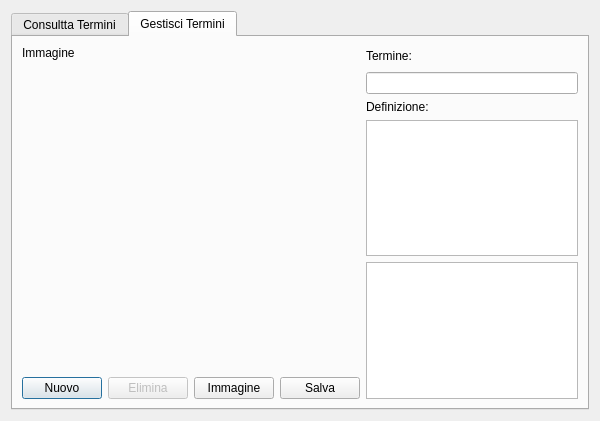
<?xml version="1.0" encoding="UTF-8"?>
<ui version="4.0">
 <class>DialogVocabolario</class>
 <widget class="QDialog" name="DialogVocabolario">
  <property name="windowModality">
   <enum>Qt::WindowModal</enum>
  </property>
  <property name="geometry">
   <rect>
    <x>0</x>
    <y>0</y>
    <width>600</width>
    <height>421</height>
   </rect>
  </property>
  <property name="windowTitle">
   <string>Termini</string>
  </property>
  <layout class="QGridLayout" name="gridLayout">
   <item row="0" column="0">
    <widget class="QTabWidget" name="tabWidget">
     <property name="currentIndex">
      <number>1</number>
     </property>
     <widget class="QWidget" name="tabConsulta">
      <attribute name="title">
       <string>Consultta Termini</string>
      </attribute>
      <layout class="QGridLayout" name="gridLayout_3">
       <item row="0" column="0">
        <widget class="QTableView" name="tableView"/>
       </item>
      </layout>
     </widget>
     <widget class="QWidget" name="tabGestisci">
      <attribute name="title">
       <string>Gestisci Termini</string>
      </attribute>
      <layout class="QGridLayout" name="gridLayout_2">
       <item row="0" column="0">
        <widget class="QLabel" name="labelImgTxt">
         <property name="text">
          <string>Immagine</string>
         </property>
        </widget>
       </item>
       <item row="0" column="4" rowspan="2">
        <widget class="QLabel" name="labelTermine">
         <property name="text">
          <string>Termine:</string>
         </property>
        </widget>
       </item>
       <item row="1" column="0" rowspan="5" colspan="3">
        <widget class="QLabel" name="labelImg">
         <property name="text">
          <string/>
         </property>
        </widget>
       </item>
       <item row="2" column="4">
        <widget class="QLineEdit" name="lineEdit"/>
       </item>
       <item row="3" column="4">
        <widget class="QLabel" name="label">
         <property name="text">
          <string>Definizione:</string>
         </property>
        </widget>
       </item>
       <item row="4" column="4">
        <widget class="QTextEdit" name="textEdit"/>
       </item>
       <item row="5" column="4" rowspan="2">
        <widget class="QListView" name="listView"/>
       </item>
       <item row="6" column="0">
        <widget class="QPushButton" name="pushButtonNuovo">
         <property name="text">
          <string>Nuovo</string>
         </property>
        </widget>
       </item>
       <item row="6" column="1">
        <widget class="QPushButton" name="pushButtonElimina">
         <property name="enabled">
          <bool>false</bool>
         </property>
         <property name="text">
          <string>Elimina</string>
         </property>
        </widget>
       </item>
       <item row="6" column="2">
        <widget class="QPushButton" name="pushButtonImg">
         <property name="text">
          <string>Immagine</string>
         </property>
        </widget>
       </item>
       <item row="6" column="3">
        <widget class="QPushButton" name="pushButtonSave">
         <property name="text">
          <string>Salva</string>
         </property>
        </widget>
       </item>
      </layout>
     </widget>
    </widget>
   </item>
  </layout>
 </widget>
 <resources/>
 <connections>
  <connection>
   <sender>pushButtonNuovo</sender>
   <signal>clicked()</signal>
   <receiver>DialogVocabolario</receiver>
   <slot>nuovo()</slot>
   <hints>
    <hint type="sourcelabel">
     <x>57</x>
     <y>397</y>
    </hint>
    <hint type="destinationlabel">
     <x>3</x>
     <y>371</y>
    </hint>
   </hints>
  </connection>
  <connection>
   <sender>pushButtonElimina</sender>
   <signal>clicked()</signal>
   <receiver>DialogVocabolario</receiver>
   <slot>elimina()</slot>
   <hints>
    <hint type="sourcelabel">
     <x>114</x>
     <y>394</y>
    </hint>
    <hint type="destinationlabel">
     <x>1</x>
     <y>323</y>
    </hint>
   </hints>
  </connection>
  <connection>
   <sender>pushButtonImg</sender>
   <signal>clicked()</signal>
   <receiver>DialogVocabolario</receiver>
   <slot>immagine()</slot>
   <hints>
    <hint type="sourcelabel">
     <x>202</x>
     <y>391</y>
    </hint>
    <hint type="destinationlabel">
     <x>4</x>
     <y>420</y>
    </hint>
   </hints>
  </connection>
  <connection>
   <sender>pushButtonSave</sender>
   <signal>clicked()</signal>
   <receiver>DialogVocabolario</receiver>
   <slot>save()</slot>
   <hints>
    <hint type="sourcelabel">
     <x>314</x>
     <y>385</y>
    </hint>
    <hint type="destinationlabel">
     <x>320</x>
     <y>426</y>
    </hint>
   </hints>
  </connection>
  <connection>
   <sender>listView</sender>
   <signal>clicked(QModelIndex)</signal>
   <receiver>DialogVocabolario</receiver>
   <slot>select(QModelIndex)</slot>
   <hints>
    <hint type="sourcelabel">
     <x>509</x>
     <y>376</y>
    </hint>
    <hint type="destinationlabel">
     <x>487</x>
     <y>436</y>
    </hint>
   </hints>
  </connection>
 </connections>
 <slots>
  <slot>select(QModelIndex)</slot>
  <slot>elimina()</slot>
  <slot>immagine()</slot>
  <slot>save()</slot>
 </slots>
</ui>
